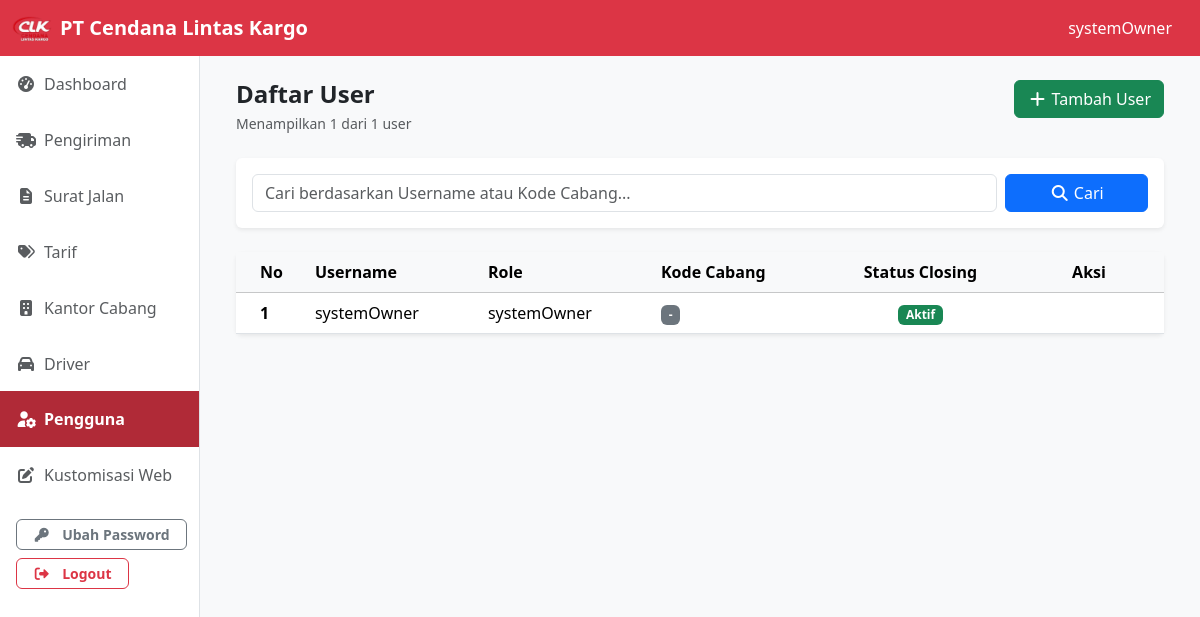
The app's page /dashboard/systemOwner/user/index.php (signed in) with its own data.
### tables this page shows
CREATE TABLE user (
    id INT AUTO_INCREMENT PRIMARY KEY,
    id_cabang INT,
    username VARCHAR(50) NOT NULL UNIQUE,
    password VARCHAR(255) NOT NULL,
    role ENUM('admin', 'superAdmin', 'systemOwner') DEFAULT 'admin',
    FOREIGN KEY (id_cabang) REFERENCES kantor_cabang(id) ON DELETE CASCADE
);

### dashboard/systemOwner/user/index.php (the view, shortened to what this page needs)
<?php
    include '../../../config/database.php';
    $limit = 10;
    $page_num = isset($_GET['page']) && is_numeric($_GET['page']) && $_GET['page'] > 0 ? (int)$_GET['page'] : 1;
    $offset = ($page_num - 1) * $limit;
    $search = isset($_GET['search']) ? trim($_GET['search']) : '';
    if ($search !== '') {
        $stmt = $conn->prepare("
            SELECT COUNT(*) as total
            FROM user AS u
            LEFT JOIN kantor_cabang AS c ON u.id_cabang = c.id
            WHERE u.username LIKE ?  OR c.kode_cabang LIKE ?
        ");
        $searchParam = "%$search%";
        $stmt->bind_param('ss',  $searchParam, $searchParam);
        $stmt->execute();
        $result = $stmt->get_result();
        $total_records = $result->fetch_assoc()['total'];
        $stmt->close();
    } else {
        $result = $conn->query("SELECT COUNT(*) as total FROM user");
        $total_records = $result->fetch_assoc()['total'];
    }
    if ($search !== '') {
        $stmt = $conn->prepare("
            SELECT u.id, u.username, u.role, c.kode_cabang,
            (SELECT COUNT(*) FROM closing WHERE id_user = u.id AND tanggal_closing = CURDATE()) as is_closing,
            (SELECT waktu_closing FROM closing WHERE id_user = u.id AND tanggal_closing = CURDATE() LIMIT 1) as waktu_closing
            FROM user AS u
            LEFT JOIN kantor_cabang AS c ON u.id_cabang = c.id
            WHERE u.username LIKE ? OR c.kode_cabang LIKE ?
            ORDER BY u.id ASC
            LIMIT ? OFFSET ?
        ");
        $searchParam = "%$search%";
        $stmt->bind_param('ssii', $searchParam, $searchParam, $limit, $offset);
        $stmt->execute();
        $result = $stmt->get_result();
        $users = $result->fetch_all(MYSQLI_ASSOC);
        $stmt->close();
    } else {
        $stmt = $conn->prepare("
            SELECT u.id, u.username, u.role, c.kode_cabang,
            (SELECT COUNT(*) FROM closing WHERE id_user = u.id AND tanggal_closing = CURDATE()) as is_closing,
            (SELECT waktu_closing FROM closing WHERE id_user = u.id AND tanggal_closing = CURDATE() LIMIT 1) as waktu_closing
            FROM user AS u
            LEFT JOIN kantor_cabang AS c ON u.id_cabang = c.id
            ORDER BY u.id ASC
            LIMIT ? OFFSET ?
        ");
        $stmt->bind_param('ii', $limit, $offset);
        $stmt->execute();
        $result = $stmt->get_result();
        $users = $result->fetch_all(MYSQLI_ASSOC);
    }
?>
<?php
    include '../../../templates/header.php';
    include '../../../components/navDashboard.php';
?>
<div class="container-fluid">
  <div class="row">
    <?php include '../../../components/sidebar.php'; ?>
    <div class="col-lg-10 bg-light">
        <div class="container-fluid p-4">
            <div class="d-flex flex-wrap justify-content-between align-items-center mb-4">
                <div>
                    <h1 class="h4 mb-1 fw-bold">Daftar User</h1>
                    <p class="text-muted small mb-0">
                        Menampilkan <?= count($users); ?> dari <?= $total_records; ?> user
                    </p>
                </div>
                <div class="d-flex gap-2 mt-2 mt-md-0">
                    <a href="create" class="btn btn-success mb-3">
                        <i class="fa-solid fa-plus"></i>
                        Tambah User
                    </a>
                </div>
            </div>
            <div class="card border-0 shadow-sm mb-4">
                <div class="card-body p-3">
                    <form method="GET" action="" class="row g-2 align-items-center">
                        <div class="col-md-10">
                            <input type="text" name="search" class="form-control" placeholder="Cari berdasarkan Username atau Kode Cabang..." value="<?= htmlspecialchars($search); ?>">
                        </div>
                        <div class="col-md-2">
                            <button type="submit" class="btn btn-primary w-100">
                                <i class="fa-solid fa-magnifying-glass"></i>
                                Cari
                            </button>
                        </div>
                    </form>
                </div>
            </div>
            <div class="card border-0 shadow-sm">
                <div class="card-body p-0">
                    <div class="table-responsive">
                        <table class="table table-hover align-middle mb-0">
                            <thead class="table-light">
                                <tr>
                                <th class="px-4" style="width: 70px;">No</th>
                                <th >Username</th>
                                <th >Role</th>
                                <th >Kode Cabang</th>
                                <th class="text-center">Status Closing</th>
                                <th class="text-center" style="width: 150px;">Aksi</th>
                                </tr>
                            </thead>
                            <tbody>
                                <?php foreach($users as $index => $user): ?>
                                        <tr>
                                            <td class="px-4 fw-semibold"><?= htmlspecialchars($index+1); ?></td>
                                            <td><?= htmlspecialchars($user['username']); ?></td>
                                            <td><?= htmlspecialchars($user['role']); ?></td>
                                            <td>
                                                <span class="badge bg-secondary">
                                                    <?= htmlspecialchars($user['kode_cabang'] ?? '-'); ?>
                                                </span>
                                            </td>
                                            <td class="text-center">
                                                <?php if($user['is_closing'] > 0): ?>
                                                    <span class="badge bg-danger">Closed</span>
                                                    <br>
                                                    <small class="text-muted" style="font-size: 0.75rem;">
                                                        <?php
                                                        if($user['waktu_closing']){
                                                            $waktu = new DateTime($user['waktu_closing']);
                                                            echo $waktu->format('d/m/Y H:i');
                                                        }
                                                        ?>
                                                    </small>
                                                <?php else: ?>
                                                    <span class="badge bg-success">Aktif</span>
                                                <?php endif; ?>
                                            </td>
                                            <?php if($user['id'] != $_SESSION['user_id']): ?>
                                            <td class="">
                                                <a href="update?id=<?= $user['id']; ?>" class="btn btn-sm btn-primary" title="Edit">
                                                    <i class="fa-solid fa-pen-to-square"></i>
                                                </a>
                                                <button type="button" data-bs-toggle="modal" data-bs-target="#delete<?= $user['id']; ?>" class="btn btn-sm btn-danger" title="Hapus">
                                                    <i class="fa-solid fa-trash"></i>
                                                </button>
                                                <?php if($user['is_closing'] > 0): ?>
                                                    <button type="button" data-bs-toggle="modal" data-bs-target="#reopen<?= $user['id']; ?>" class="btn btn-sm btn-success" title="Buka Closing">
                                                        <i class="fa-solid fa-unlock"></i>
                                                    </button>
                                                <?php endif; ?>
                                            </td>
                                            <?php else: ?>
                                            <td class="text-muted small"></td>
                                            <?php endif; ?>
                                        </tr>
                                <?php endforeach; ?>
                            </tbody>
                        </table>
                    </div>
                </div>
            </div>
        </div>
    </div>
  </div>
</div>
<?php
    include '../../../templates/footer.php';
?>

### records on screen
user: username "systemOwner", role "systemOwner", kode_cabang "-"

### other values on screen
$_SESSION['username'] "systemOwner"
count($users) "1"
$total_records "1"
